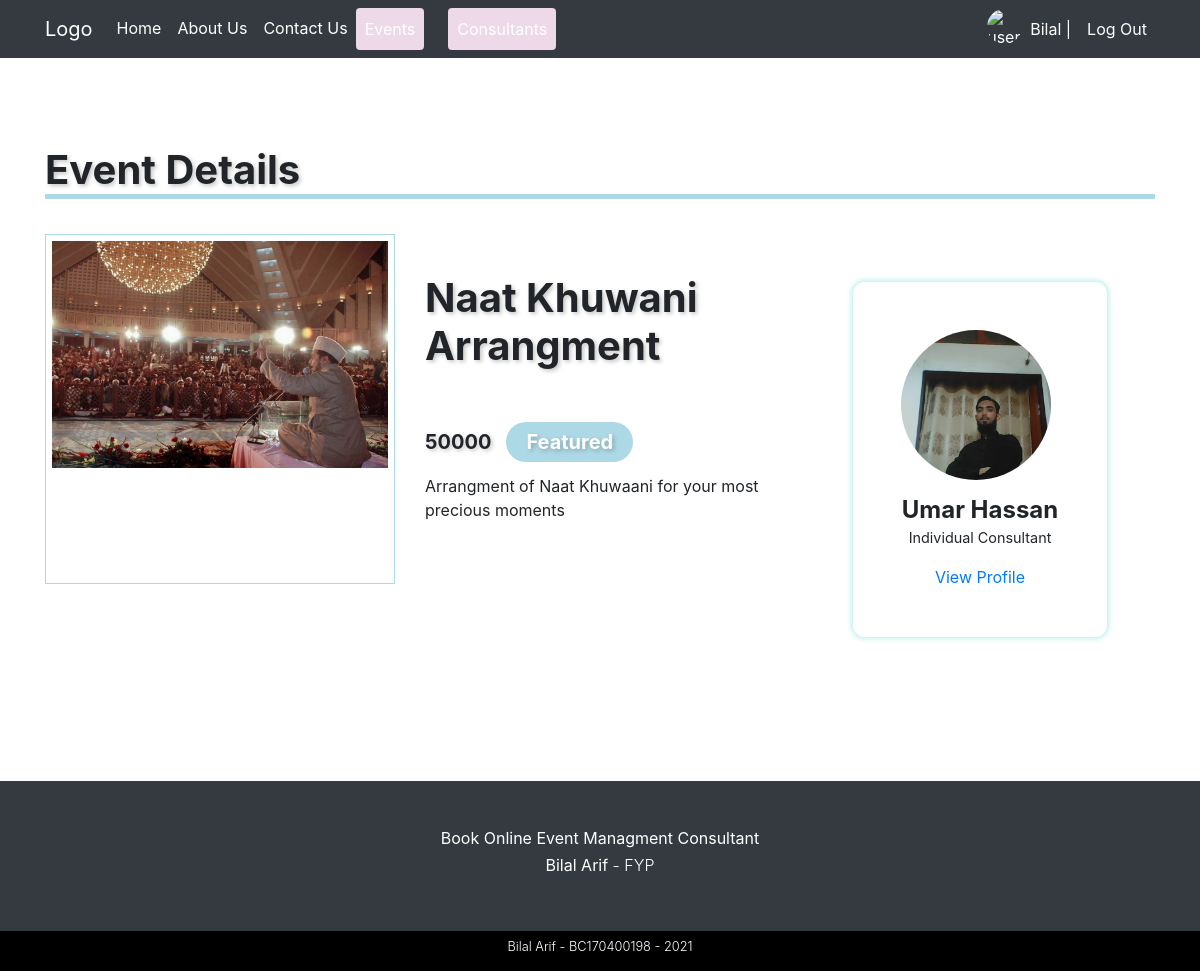
Page /event-detail-page.php?id=18 (signed in) on the committed database.
### tables this page shows
CREATE TABLE IF NOT EXISTS `events` (
  `event_id` int(11) NOT NULL AUTO_INCREMENT,
  `event_title` text NOT NULL,
  `event_thumbnail` varchar(255) NOT NULL,
  `event_price` int(255) NOT NULL,
  `event_host` int(11) NOT NULL,
  `event_host_avatar` varchar(255) NOT NULL,
  `event_host_name` varchar(255) NOT NULL,
  `event_description` text NOT NULL,
  `event_categories` varchar(255) NOT NULL,
  `event_featured` tinyint(1) NOT NULL DEFAULT '0',
  `event_created` datetime NOT NULL DEFAULT CURRENT_TIMESTAMP,
  PRIMARY KEY (`event_id`)
);

CREATE TABLE IF NOT EXISTS `consultants` (
  `id` int(11) NOT NULL AUTO_INCREMENT,
  `username` varchar(100) NOT NULL,
  `email` varchar(100) NOT NULL,
  `consultant_type` varchar(255) NOT NULL,
  `rating` varchar(11) NOT NULL,
  `about` longtext NOT NULL,
  `profile_image` varchar(255) NOT NULL DEFAULT 'img/avatars/default.jpg',
  `firstname` varchar(100) NOT NULL,
  `lastname` varchar(100) NOT NULL,
  `password` varchar(255) NOT NULL,
  `role` varchar(50) NOT NULL,
  `availablity` varchar(50) NOT NULL DEFAULT 'available',
  `featured` tinyint(1) NOT NULL DEFAULT '0',
  `payment_methods` varchar(255) NOT NULL DEFAULT 'a:1:{i:0;s:4:"cash";}',
  `categories` varchar(255) DEFAULT NULL,
  `address` varchar(255) NOT NULL,
  `city` varchar(100) NOT NULL,
  `state` varchar(100) NOT NULL,
  `zip` varchar(100) NOT NULL,
  `profile_status` varchar(12) NOT NULL DEFAULT 'fine',
  `created_at` datetime NOT NULL DEFAULT CURRENT_TIMESTAMP,
  PRIMARY KEY (`id`)
);

### includes/classes/Database.php (called while the page is built, shortened)
<?php
class Database {
    private $pdo;
    public function __construct(){
        $this->pdo = new PDO("mysql:host=localhost;dbname=lamhey", "Bilal", "123123");
        $this->pdo->setAttribute(PDO::ATTR_ERRMODE, PDO::ERRMODE_EXCEPTION);
    }
    public function queryDB($sql, $mode, $values = array()){
        $stmt = $this->pdo->prepare($sql);
        foreach($values as $valueToBind){
            $stmt->bindValue($valueToBind[0], $valueToBind[1]);
        }
        $stmt->execute();
        if ($mode != Database::SELECTSINGLE && $mode != Database::SELECTALL && $mode != Database::EXECUTE){
            throw new Exception('Invalid Mode');
        }else if ($mode == Database::SELECTSINGLE){
            return $stmt->fetch(PDO::FETCH_ASSOC);
        }else if ($mode == Database::SELECTALL){
            return $stmt->fetchAll(PDO::FETCH_ASSOC);
        }
    }
}

### process/event_detail_page_process.php (called while the page is built, shortened)
<?php
$events = new Event("eventProcessPage");
$helper = new Helper();
$eventID = $helper->getURLParams("id");
$event = $events->getEvent($eventID);
$consultant = new Consultant($event["event_host_name"]);
$consultantInfo = $consultant->getConsultantProfileInfo($event["event_host_name"]);

### includes/classes/Helper.php (called while the page is built, shortened)
<?php
class Helper {
    public function getURLParams($paramName) {
        $url = 'http://' . $_SERVER['HTTP_HOST'] . $_SERVER['REQUEST_URI'];
        $url_components = parse_url($url);
        parse_str($url_components['query'], $params);
        return $params[$paramName];
    }
}

### includes/classes/Event.php (called while the page is built, shortened)
<?php
class Event {
    protected $db;
    public function __construct($_eventName){
        $this->db = new Database();
    }
    public function getEvent($eventID) {
        $sql = "SELECT * FROM events WHERE event_id = :event_id";
        $values = array( array(":event_id", $eventID) );
        $result =  $this->db->queryDB($sql, Database::SELECTSINGLE, $values);
        return $result;
    }
}

### includes/classes/Consultant.php (called while the page is built, shortened)
<?php
    class Consultant extends User {
        private $username;
        public function __construct($pUsername){
            $this->username = $pUsername;
        }
        public function getConsultantProfileInfo($username) {
            $sql = "SELECT
                            id,
                            username,
                            email,
                            consultant_type,
                            rating,
                            about,
                            profile_image,
                            firstname,
                            lastname,
                            password,
                            role,
                            address,
                            city,
                            state,
                            zip
            FROM consultants WHERE username = :username";
            $values = array(
                array(':username', $this->username)
            );
            $result = $this->db->queryDB($sql, Database::SELECTALL, $values);
            return $result[0];
        }
    }

### includes/classes/User.php (called while the page is built, shortened)
<?php
class User {
    public function __construct($pUsername){
        $this->db = new Database();
    }
}

### event-detail-page.php (the view, shortened to what this page needs)
<?php
    include_once "./process/event_detail_page_process.php";
?>
<!DOCTYPE html>
<html lang="en">
<?php include_once "./partials/Head.php";?>
<body>
    <?php include_once "./partials/Navigation.php";?>
    <section class="event-detail-page-section my-5">
        <div class="container">
            <div class="row">
                <div class="col-12">
                    <h1 class="theme-heading text-underline">Event Details</h1>
                </div>
            </div>
            <div class="row">
                <div class="col-sm-12 col-md-4">
                    <div class="event-thumbnail">
                        <img src="<?php echo $event['event_thumbnail']?>" class="w-100">
                    </div>
                </div>
                <div class="col-sm-12 col-md-4">
                    <div class="event-description">
                        <h1 class="event-title text-capitalize"><?php echo $event['event_title'] ?></h1>
                        <h5 class="event-price"><?php echo $event['event_price'] ?><span class="featured-event">Featured</span> </h5>
                        <p class="event-description-tag"><?php echo $event['event_description'] ?></p>
                    </div>
                </div>
                <div class="col-sm-12 col-md-4">
                    <div class="theme-blue-border">
                        <div class="host-profile">
                            <div class="host-profile-image">
                                <img class="w-100" src="<?php echo $consultantInfo['profile_image'];?>" alt="">
                            </div>
                            <div class="host-bio">
                                <h5 class="host-name"><?php echo $consultantInfo['firstname'].' '.$consultantInfo['lastname'];?></h5>
                                <span class="host-type"><?php echo $consultantInfo['consultant_type'];?></span>
                            </div>
                            <div class="view-profile">
                                <a href="consultant-profile.php?id=<?php echo $consultantInfo['id'];?>">View Profile</a>
                            </div>
                        </div>
                    </div>
                </div>
            </div>
        </div>
    </section>
    <?php include_once "./partials/Footer.php"?>
</body>
</html>

### css/style.css (style rules this page uses)
.text-underline { position: relative; }
.text-underline:after { content: ""; border-bottom: 5px solid lightblue; width: 100%; height: 40px; bottom: -5px; left: 0px; position: absolute; }
.theme-blue-border { -webkit-box-shadow: 0px 0px 5px 2px rgb(193 240 234 / 100%); box-shadow: 0px 0px 5px 2px rgb(193 240 234 / 100%); padding: 3em; margin: 3em; border-radius: 12px; }
.theme-heading { font-weight: bold; text-shadow: 2px 2px 4px #0000003b; margin: 1em 0; }
.event-detail-page-section .event-thumbnail { min-width: 350px;min-height: 350px;max-height: 350;max-width: 350px;overflow: hidden;border: 1px solid lightblue;padding: 6px; }
.event-detail-page-section .featured-event { background-color: lightblue;color: white;padding: 8px 20px;border-radius: 30px;margin: 15px; }
.event-detail-page-section .event-title { font-weight: bold;text-shadow: 2px 2px 4px #0000003b;margin: 1em 0; }
.event-detail-page-section .event-price { font-weight: bold;font-weight: bold;text-shadow: 2px 2px 4px #0000003b;margin: 1em 0; }
.event-detail-page-section .event-description { display: flex; flex-direction: column; }
.event-detail-page-section .host-profile .host-profile-image { border-radius: 50%; overflow: hidden; min-width: 100px; min-height: 100px; max-width: 150px; max-height: 150px; }
.event-detail-page-section .host-profile .host-bio { text-align: center; margin: 1em 0em; }
.event-detail-page-section .host-profile .host-bio .host-name { font-weight: bold; font-size: 1.5em; margin: 0; padding: 0; }
.event-detail-page-section .host-profile .host-bio .host-type { font-size: 0.9em; }
.event-detail-page-section .host-profile .view-profile { text-align: center; }

### rows in the picture
events: event_thumbnail (picture), event_title "Naat Khuwani Arrangment", event_price "50000", event_description "Arrangment of Naat Khuwaani for your most precious moments"
consultants: profile_image (picture), firstname "Umar", lastname "Hassan", consultant_type "Individual Consultant"

### other values in the picture
$username "Bilal"
